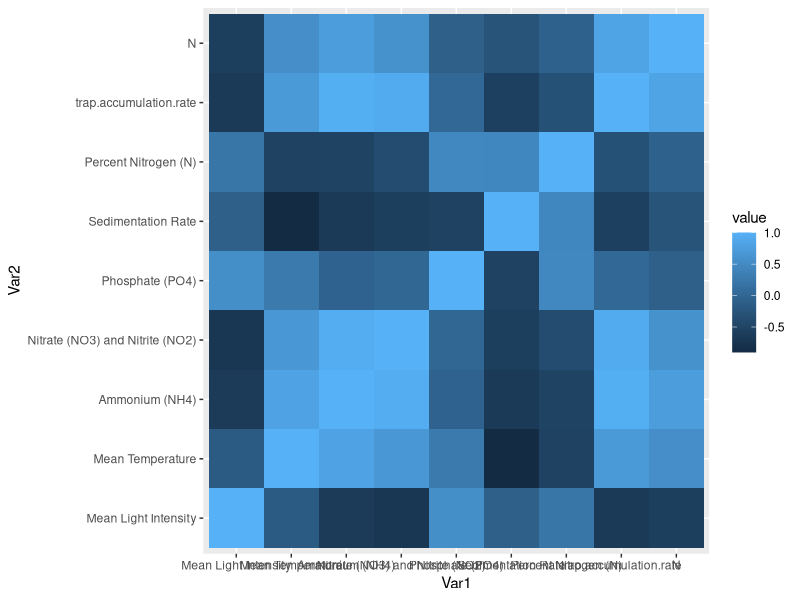

Write R code to recreate this figure. (Note: this script raises an error after producing the figure.)
##Using a correlation matrix to see general relationships with multiple plots between all parameters and data frames for environmental and physiological parameters
#correlation matrix is used to investigate the dependence between multiple variables at the same time. The result is a table containing the correlation coefficients between each variable and the others.

#clear dataframe
rm(list=ls())

##Install packages
# load packages
library(tidyverse)
library(reshape2)
library(corrplot)
library(here)

#set wd
here()

#load in data files for parameters
all.params.data <- read.csv("../data/physio.environ.data.csv") 

#delete unnecessary columns from the new joined data sheet 
#could also use select to not hardcode, using a pipe to select specific environ variables
#or could make a vector with names and then call that to make a data frame
all.params.data <- all.params.data %>%
  dplyr::select(mean.L, mean.T, NH4, N.N, P, N.ST, N.AT, trap.accumulation.rate, N)

#rename various columns in data frame
names(all.params.data)[1] <- "Mean Light Intensity"
names(all.params.data)[2] <- "Mean Temperature"
names(all.params.data)[3] <- "Ammonium (NH4)"
names(all.params.data)[4] <- "Nitrate (NO3) and Nitrite (NO2)"
names(all.params.data)[5] <- "Phosphate (PO4)"
names(all.params.data)[6] <- "Sedimentation Rate"
names(all.params.data)[7] <- "Percent Nitrogen (N)"


#correlation matrix code for all params 
#compute the correltaion matrix (correlation values organized into data frame)
cormat <- round(cor(all.params.data),4)
head(cormat)

#melt the correlation matrix means it reassembles data frame to be more effective to complete corr matrix
#to long format
melted_cormat <- melt(cormat)
head(melted_cormat)

#visulaize the correlation matrix in general
ggplot(data = melted_cormat, aes(x=Var1, y=Var2, fill=value)) + 
  geom_tile()

#save general correlation matrix
ggsave(filename = "../output/gen.correlation.matrix.png", device = "png", width = 20, height = 10)

# Get lower and upper triangle of the correlation matrix
#Note that, a correlation matrix has redundant information. We’ll use the functions below to set half of it to NA
get_lower_tri<-function(cormat){
  cormat[upper.tri(cormat)] <- NA
  return(cormat)
}
# Get upper triangle of the correlation matrix
get_upper_tri <- function(cormat){
  cormat[lower.tri(cormat)]<- NA
  return(cormat)
}

#apply upper tri calculation to graphc
upper_tri <- get_upper_tri(cormat)
upper_tri

#melt the correlation matrix
#melt the correlation data and drop the rows with NA values 
melted_cormat <- melt(upper_tri, na.rm = TRUE)

#heatmap of correlation matrix
#negative correlations are in purple color and positive correlations in red
#scale_fill_gradient2 is used with the argument limit = c(-1,1) as correlation coefficients range from -1 to 1
#coord_fixed() : this function ensures that one unit on the x-axis is the same length as one unit on the y-axis
ggplot(data = melted_cormat, aes(Var2, Var1, fill = value))+
  geom_tile(color = "white")+
  scale_fill_gradient2(low = "midnightblue", high = "firebrick4", mid = "white", 
                       midpoint = 0, limit = c(-1,1), space = "Lab", 
                       name="Pearson\nCorrelation") +
  theme_minimal()+ 
  theme(axis.text.x = element_text(angle = 45, vjust = 1, 
                                   size = 12, hjust = 1))+
  coord_fixed()


#reorder the correlation matrix according to the correlation coefficient
#useful to identify the hidden pattern in the matrix
#hclust for hierarchical clustering order is used 
#helper function to reorder correlation matrix
reorder_cormat <- function(cormat){
  
  #use correlation between variables as distance
  dd <- as.dist((1-cormat)/2)
  hc <- hclust(dd)
  cormat <-cormat[hc$order, hc$order]
}

#reorder the correlation data visualiztaion
cormat <- reorder_cormat(cormat)
upper_tri <- get_upper_tri(cormat)

#melt the correlation matrix
melted_cormat <- melt(upper_tri, na.rm = TRUE)

# Create a ggheatmap with basic characteristics, etc. 
ggheatmap <- ggplot(melted_cormat, aes(Var2, Var1, fill = value))+
  geom_tile(color = "white")+
  scale_fill_gradient2(low = "steelblue", mid = "white", high = "darkred", 
                       midpoint = 0, limit = c(-1,1), space = "Lab", 
                       name="Pearson\nCorrelation") +
  theme_minimal()+ # minimal theme
  theme(axis.text.x = element_text(angle = 45, vjust = 1, 
                                   size = 12, hjust = 1))+
  coord_fixed()

# Print the heatmap
print(ggheatmap)

#add correlation coefficients to the heatmap
#geom_text() to add the correlation coefficients on the graph
#guides() to change the position of the legend title
#if else statement in melted data frame to quotes of black and white to adjust text color 
ggheatmap + 
  geom_text(aes(Var2, Var1, label = value), color = "black", size = 6) +
  theme(axis.title.x = element_blank(),
        axis.title.y = element_blank(),
        axis.text.x = element_text(size = 18, face="bold", color="black"),
        axis.text.y = element_text(size = 18, face="bold", color="black"),
        panel.grid.major = element_blank(),
        panel.border = element_blank(),
        panel.background = element_blank(),
        axis.ticks = element_blank(),
        legend.justification = c(1, 0),
        legend.text = element_text(size = 20, face="bold", color="black"),
        legend.position = c(0.48, 0.75),
        legend.direction = "horizontal") +
  guides(fill = guide_colorbar(barwidth = 12, barheight = 2, 
                               title.position = "top", title.hjust = 0.5, title.vjust = 1.0))

ggsave(filename = "../output/final.correlation.matrix.png", device = "png", width = 10, height = 10)





